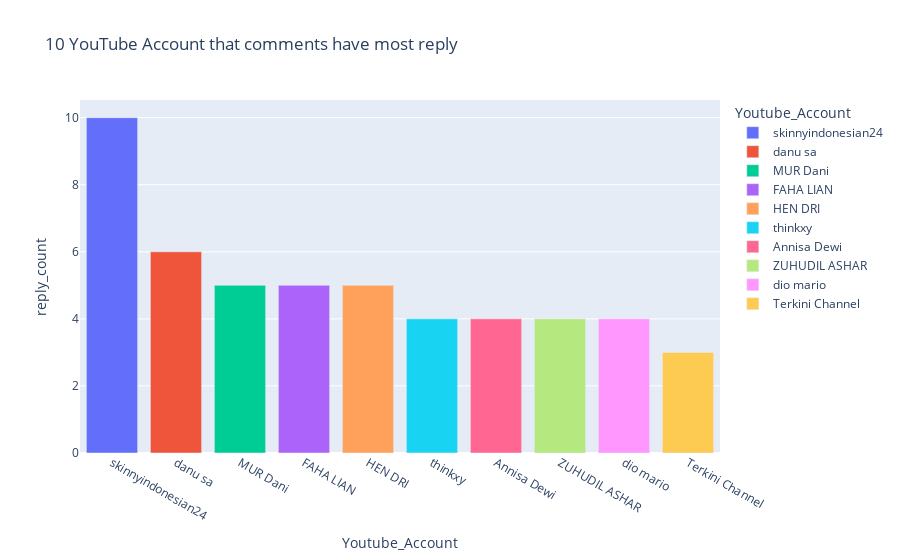

Here is the notebook cell this chart was saved with:
### Markdown cell above
### 10 YouTube Account that comments have most reply

### Code cell
account = data['Name'].value_counts().head(10)
account = pd.DataFrame(data=account)
account.reset_index(inplace=True)
account = account.rename(columns = {"index" : "Youtube_Account",
                                    'Name': "reply_count"})
fig = px.bar(account, x='Youtube_Account', y='reply_count',
            color='Youtube_Account', title='10 YouTube Account that comments have most reply')
fig.show()

### Figure 1 — Plotly figure (JSON) as saved in the notebook; plotly's stock layout.template omitted (floating-point values rounded to 4 significant figures)
{"data": [{"alignmentgroup": "True", "hovertemplate": "Youtube_Account=%{x}<br>reply_count=%{y}<extra></extra>", "legendgroup": "skinnyindonesian24", "marker": {"color": "#636efa", "pattern": {"shape": ""}}, "name": "skinnyindonesian24", "offsetgroup": "skinnyindonesian24", "orientation": "v", "showlegend": true, "textposition": "auto", "type": "bar", "x": ["skinnyindonesian24"], "xaxis": "x", "y": [10], "yaxis": "y"}, {"alignmentgroup": "True", "hovertemplate": "Youtube_Account=%{x}<br>reply_count=%{y}<extra></extra>", "legendgroup": "danu sa", "marker": {"color": "#EF553B", "pattern": {"shape": ""}}, "name": "danu sa", "offsetgroup": "danu sa", "orientation": "v", "showlegend": true, "textposition": "auto", "type": "bar", "x": ["danu sa"], "xaxis": "x", "y": [6], "yaxis": "y"}, {"alignmentgroup": "True", "hovertemplate": "Youtube_Account=%{x}<br>reply_count=%{y}<extra></extra>", "legendgroup": "MUR Dani", "marker": {"color": "#00cc96", "pattern": {"shape": ""}}, "name": "MUR Dani", "offsetgroup": "MUR Dani", "orientation": "v", "showlegend": true, "textposition": "auto", "type": "bar", "x": ["MUR Dani"], "xaxis": "x", "y": [5], "yaxis": "y"}, {"alignmentgroup": "True", "hovertemplate": "Youtube_Account=%{x}<br>reply_count=%{y}<extra></extra>", "legendgroup": "FAHA LIAN", "marker": {"color": "#ab63fa", "pattern": {"shape": ""}}, "name": "FAHA LIAN", "offsetgroup": "FAHA LIAN", "orientation": "v", "showlegend": true, "textposition": "auto", "type": "bar", "x": ["FAHA LIAN"], "xaxis": "x", "y": [5], "yaxis": "y"}, {"alignmentgroup": "True", "hovertemplate": "Youtube_Account=%{x}<br>reply_count=%{y}<extra></extra>", "legendgroup": "HEN DRI", "marker": {"color": "#FFA15A", "pattern": {"shape": ""}}, "name": "HEN DRI", "offsetgroup": "HEN DRI", "orientation": "v", "showlegend": true, "textposition": "auto", "type": "bar", "x": ["HEN DRI"], "xaxis": "x", "y": [5], "yaxis": "y"}, {"alignmentgroup": "True", "hovertemplate": "Youtube_Account=%{x}<br>reply_count=%{y}<extra></extra>", "legendgroup": "thinkxy", "marker": {"color": "#19d3f3", "pattern": {"shape": ""}}, "name": "thinkxy", "offsetgroup": "thinkxy", "orientation": "v", "showlegend": true, "textposition": "auto", "type": "bar", "x": ["thinkxy"], "xaxis": "x", "y": [4], "yaxis": "y"}, {"alignmentgroup": "True", "hovertemplate": "Youtube_Account=%{x}<br>reply_count=%{y}<extra></extra>", "legendgroup": "Annisa Dewi", "marker": {"color": "#FF6692", "pattern": {"shape": ""}}, "name": "Annisa Dewi", "offsetgroup": "Annisa Dewi", "orientation": "v", "showlegend": true, "textposition": "auto", "type": "bar", "x": ["Annisa Dewi"], "xaxis": "x", "y": [4], "yaxis": "y"}, {"alignmentgroup": "True", "hovertemplate": "Youtube_Account=%{x}<br>reply_count=%{y}<extra></extra>", "legendgroup": "ZUHUDIL ASHAR", "marker": {"color": "#B6E880", "pattern": {"shape": ""}}, "name": "ZUHUDIL ASHAR", "offsetgroup": "ZUHUDIL ASHAR", "orientation": "v", "showlegend": true, "textposition": "auto", "type": "bar", "x": ["ZUHUDIL ASHAR"], "xaxis": "x", "y": [4], "yaxis": "y"}, {"alignmentgroup": "True", "hovertemplate": "Youtube_Account=%{x}<br>reply_count=%{y}<extra></extra>", "legendgroup": "dio mario", "marker": {"color": "#FF97FF", "pattern": {"shape": ""}}, "name": "dio mario", "offsetgroup": "dio mario", "orientation": "v", "showlegend": true, "textposition": "auto", "type": "bar", "x": ["dio mario"], "xaxis": "x", "y": [4], "yaxis": "y"}, {"alignmentgroup": "True", "hovertemplate": "Youtube_Account=%{x}<br>reply_count=%{y}<extra></extra>", "legendgroup": "Terkini Channel", "marker": {"color": "#FECB52", "pattern": {"shape": ""}}, "name": "Terkini Channel", "offsetgroup": "Terkini Channel", "orientation": "v", "showlegend": true, "textposition": "auto", "type": "bar", "x": ["Terkini Channel"], "xaxis": "x", "y": [3], "yaxis": "y"}], "layout": {"barmode": "relative", "legend": {"title": {"text": "Youtube_Account"}, "tracegroupgap": 0}, "title": {"text": "10 YouTube Account that comments have most reply"}, "xaxis": {"anchor": "y", "categoryarray": ["skinnyindonesian24", "danu sa", "MUR Dani", "FAHA LIAN", "HEN DRI", "thinkxy", "Annisa Dewi", "ZUHUDIL ASHAR", "dio mario", "Terkini Channel"], "categoryorder": "array", "domain": [0, 1], "title": {"text": "Youtube_Account"}}, "yaxis": {"anchor": "x", "domain": [0, 1], "title": {"text": "reply_count"}}}}
